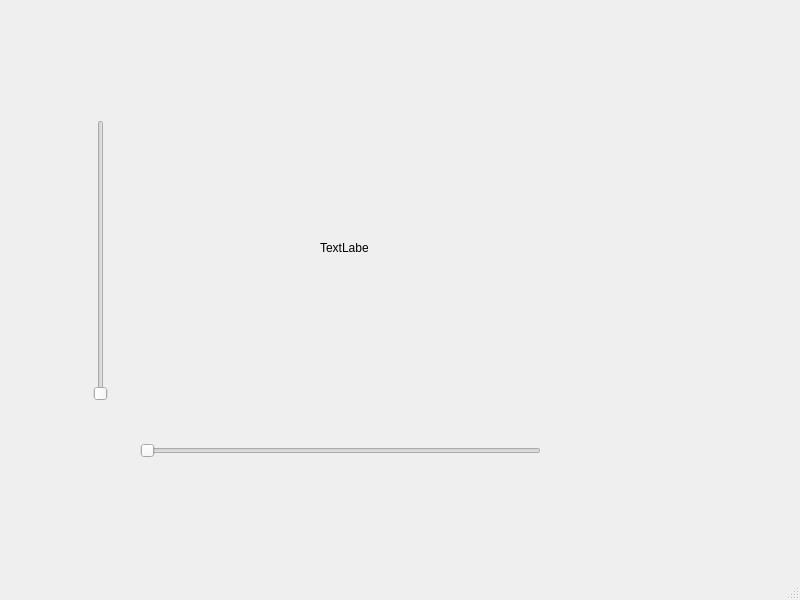
<?xml version="1.0" encoding="UTF-8"?>
<ui version="4.0">
 <class>MainWindow</class>
 <widget class="QMainWindow" name="MainWindow">
  <property name="geometry">
   <rect>
    <x>0</x>
    <y>0</y>
    <width>800</width>
    <height>600</height>
   </rect>
  </property>
  <property name="windowTitle">
   <string>MainWindow</string>
  </property>
  <widget class="QWidget" name="centralwidget">
   <widget class="QSlider" name="horizontalSlider">
    <property name="geometry">
     <rect>
      <x>140</x>
      <y>440</y>
      <width>401</width>
      <height>22</height>
     </rect>
    </property>
    <property name="orientation">
     <enum>Qt::Horizontal</enum>
    </property>
   </widget>
   <widget class="QSlider" name="verticalSlider">
    <property name="geometry">
     <rect>
      <x>90</x>
      <y>120</y>
      <width>22</width>
      <height>281</height>
     </rect>
    </property>
    <property name="orientation">
     <enum>Qt::Vertical</enum>
    </property>
   </widget>
   <widget class="QLabel" name="label">
    <property name="geometry">
     <rect>
      <x>320</x>
      <y>240</y>
      <width>48</width>
      <height>16</height>
     </rect>
    </property>
    <property name="text">
     <string>TextLabel</string>
    </property>
   </widget>
  </widget>
  <widget class="QMenuBar" name="menubar">
   <property name="geometry">
    <rect>
     <x>0</x>
     <y>0</y>
     <width>800</width>
     <height>22</height>
    </rect>
   </property>
  </widget>
  <widget class="QStatusBar" name="statusbar"/>
 </widget>
 <resources/>
 <connections/>
</ui>
